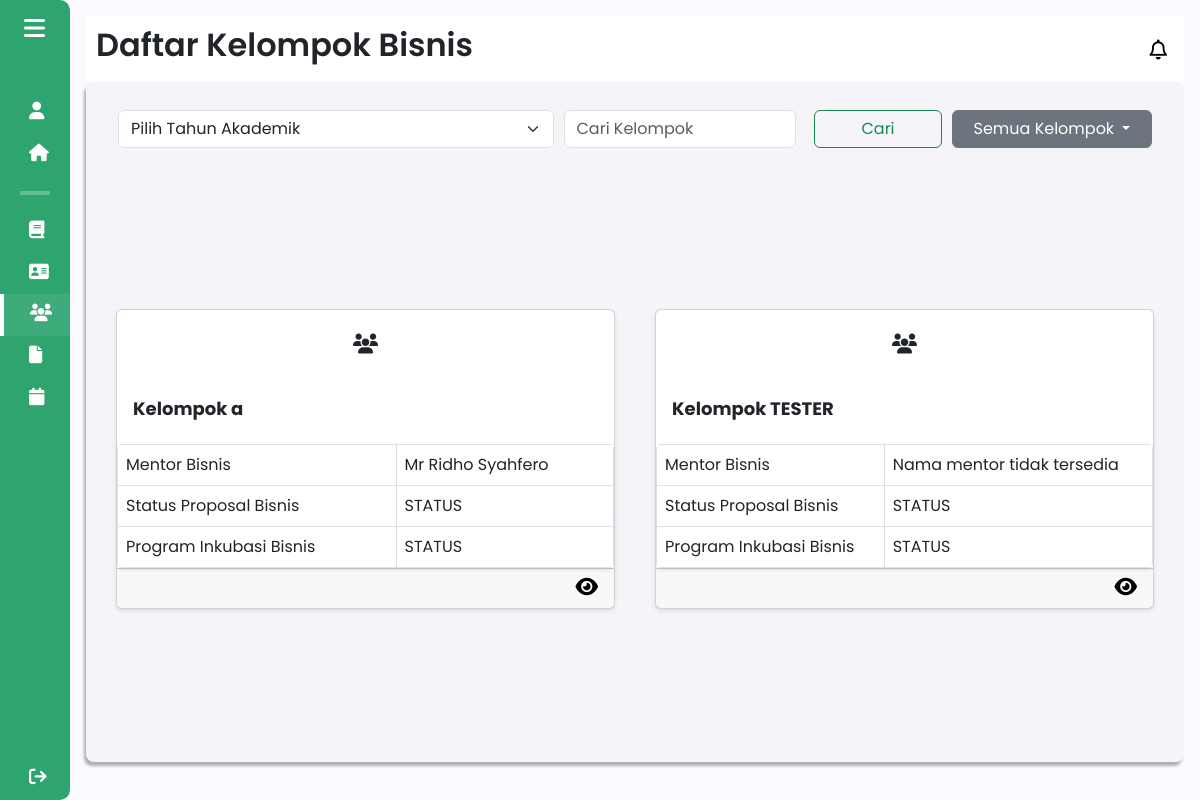
Before: /components/pages/admin/daftar_kelompok_bisnis_admin.php (signed in) with the older database file.
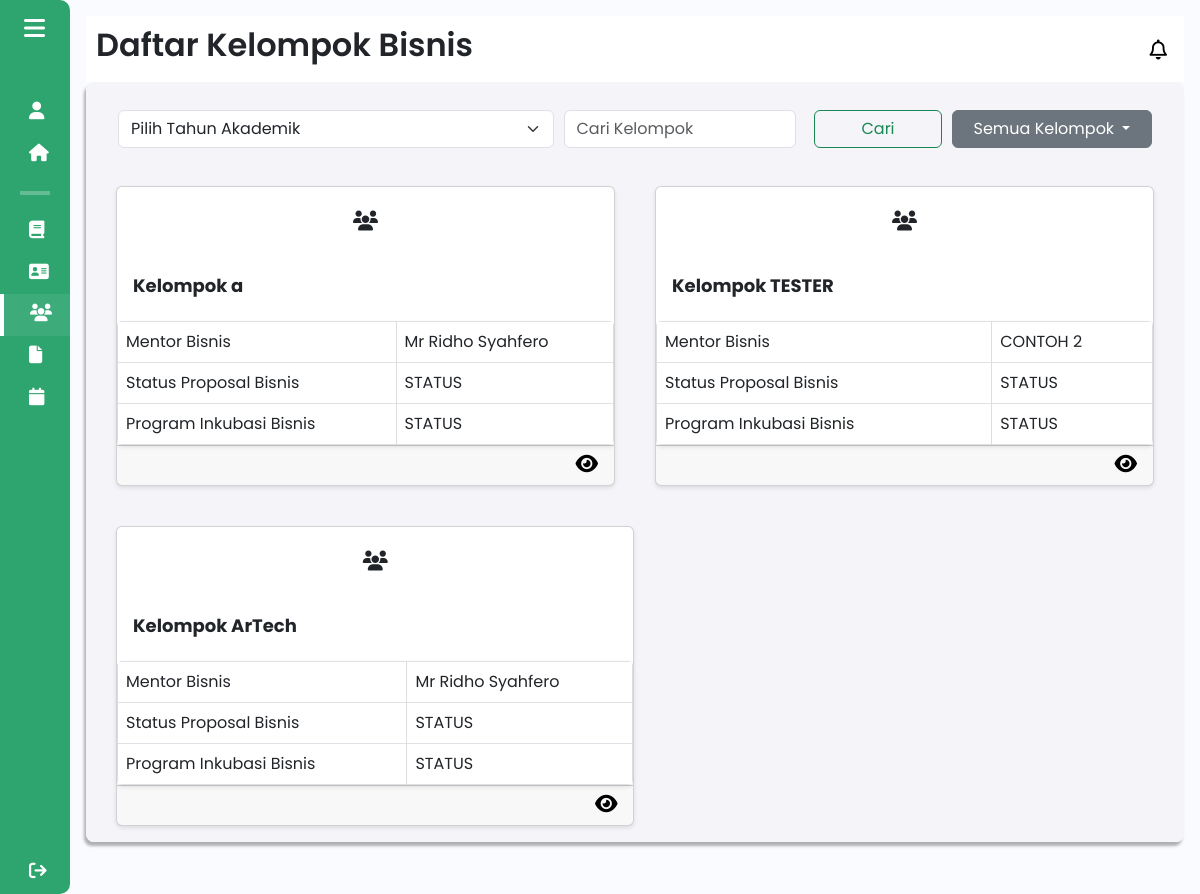
After: the same page with the newer database file.
### tables this page shows
CREATE TABLE `kelompok_bisnis` (
  `id_kelompok` int(11) NOT NULL,
  `npm_ketua` varchar(20) DEFAULT NULL,
  `nama_kelompok` varchar(50) DEFAULT NULL,
  `nama_bisnis` varchar(50) DEFAULT NULL,
  `logo_bisnis` varchar(255) DEFAULT NULL,
  `tahun_akademik_id` int(11) DEFAULT NULL,
  `kategori_bisnis` varchar(255) DEFAULT NULL,
  `sdg` varchar(255) DEFAULT NULL,
  `ide_bisnis` varchar(255) DEFAULT NULL,
  `id_mentor` int(11) DEFAULT NULL
);

CREATE TABLE `mentor` (
  `id` int(11) NOT NULL,
  `user_id` int(11) NOT NULL,
  `nama` varchar(100) NOT NULL,
  `nidn` varchar(15) NOT NULL,
  `email` varchar(100) DEFAULT NULL,
  `contact` varchar(15) DEFAULT NULL,
  `keahlian` varchar(100) DEFAULT NULL,
  `fakultas` varchar(100) DEFAULT NULL,
  `prodi` varchar(100) DEFAULT NULL,
  `foto_profile` varchar(255) DEFAULT NULL
);

### components/pages/admin/daftar_kelompok_bisnis_admin.php (the view, shortened to what this page needs)
<?php
include $_SERVER['DOCUMENT_ROOT'] . '/Aplikasi-Kewirausahaan/config/db_connection.php';
$sql = "SELECT * FROM kelompok_bisnis";
$result = $conn->query($sql);
?>
<!DOCTYPE html>
<html lang="en">
<head>
    <link href="https://cdn.lineicons.com/4.0/lineicons.css" rel="stylesheet" />
    <link href="https://cdn.jsdelivr.net/npm/bootstrap@5.3.0-alpha3/dist/css/bootstrap.min.css" rel="stylesheet"
>
    <link rel="stylesheet" href="/Aplikasi-Kewirausahaan/assets/css/daftar_kelompok.css">
</head>
<body>
    <div class="wrapper">
        <?php
        include 'sidebar_admin.php';
        ?>
        <div class="main p-3">
            <div class="main_header">
                <?php
                    include 'header_admin.php';
                ?>
            </div>
            <div class="main_wrapper">
                <div class="nav_main_wrapper">
                    <nav class="navbar navbar-expand-lg">
                        <div class="container-fluid">
                            <select name="year" class="form-select filter-tahun" required>
                                <option value="" disabled selected>Pilih Tahun Akademik</option>
                            </select>
                            <form class="d-flex" role="search">
                                <input class="form-control me-2" type="search" placeholder="Cari Kelompok" aria-label="Search">
                                <button class="btn btn-outline-success" type="submit">Cari</button>
                            </form>
                            <div class="dropdown">
                                <button class="btn btn-secondary dropdown-toggle text-white" type="button"
                                        id="dropdownMenuButton" data-bs-toggle="dropdown" aria-expanded="false">
                                    Semua Kelompok
                                </button>
                            </div>
                        </div>
                    </nav>
                </div>
                <?php
                if ($result->num_rows > 0) {
                    while ($row = $result->fetch_assoc()) {
                        $id_kelompok = $row['id_kelompok'];
                        $id_mentor = $row['id_mentor'];
                        $mentorQuery = "
                            SELECT m.nama AS nama_mentor
                            FROM mentor m
                            WHERE m.id = '" . $id_mentor . "' LIMIT 1";
                        $mentorResult = mysqli_query($conn, $mentorQuery);
                        $mentor = mysqli_fetch_assoc($mentorResult);
                        $namaMentor = $mentor['nama_mentor'] ?? 'Nama mentor tidak tersedia';
                        echo '
                        <div class="card" style="width: 45%; margin: 10px;">
                            <div class="card-icon text-center py-4">
                                <i class="fa-solid fa-users"></i>
                            </div>
                            <div class="card-body m-0">
                                <h5 class="card-title">Kelompok ' . htmlspecialchars($row['nama_kelompok']) . '</h5>
                            </div>
                            <table class="table table-bordered m-0 styled-table">
                                <tbody>
                                    <tr>
                                        <td>Mentor Bisnis</td>
                                        <td>' . $namaMentor . '</td>
                                    </tr>
                                    <tr>
                                        <td>Status Proposal Bisnis</td>
                                        <td>STATUS</td>
                                    </tr>
                                    <tr>
                                        <td>Program Inkubasi Bisnis</td>
                                        <td>STATUS</td>
                                    </tr>
                                </tbody>
                            </table>
                            <div class="card-footer">
                                <a href="detail_kelompok.php?id_kelompok=' . $id_kelompok . '">
                                    <i class="fa-solid fa-eye detail-icon" data-bs-toggle="tooltip" data-bs-custom-class="custom-tooltip" data-bs-title="Lihat Kelompok Bisnis"></i>
                                </a>
                            </div>
                        </div>';
                    }
                } else {
                    echo '<p>Tidak ada kelompok bisnis yang tersedia.</p>';
                }
                ?>
            </div>
        </div>
    </div>
</body>
</html>

Changed rows visible on the page:
changed kelompok_bisnis "TESTER": id_mentor.nama "Nama mentor tidak tersedia" → "CONTOH 2"
added kelompok_bisnis: nama_kelompok "ArTech", id_mentor.nama "Mr Ridho Syahfero"
